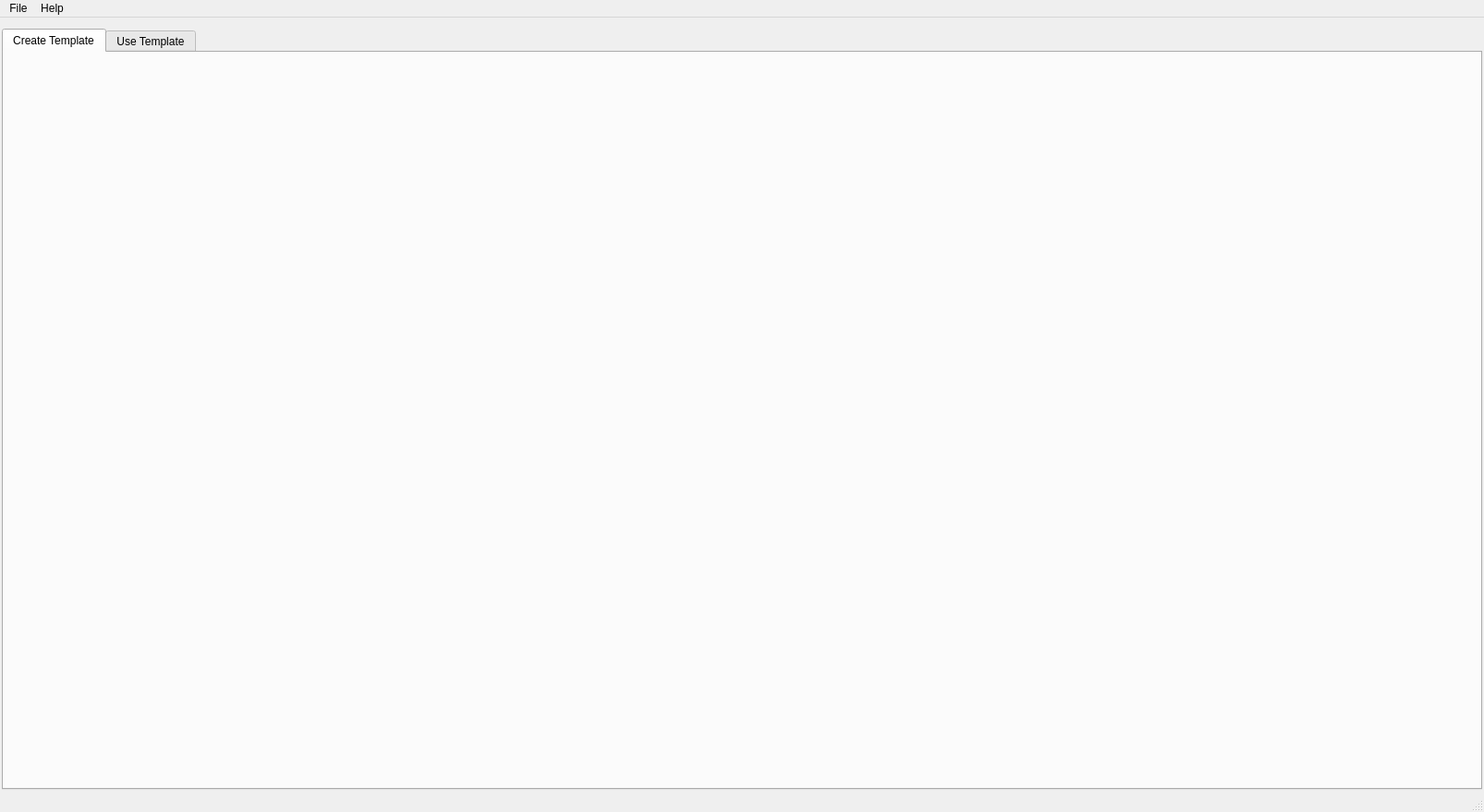
<?xml version="1.0" encoding="UTF-8"?>
<ui version="4.0">
 <class>MainWindow</class>
 <widget class="QMainWindow" name="MainWindow">
  <property name="geometry">
   <rect>
    <x>0</x>
    <y>0</y>
    <width>1606</width>
    <height>879</height>
   </rect>
  </property>
  <property name="minimumSize">
   <size>
    <width>0</width>
    <height>0</height>
   </size>
  </property>
  <property name="windowTitle">
   <string/>
  </property>
  <widget class="QWidget" name="centralwidget">
   <layout class="QGridLayout" name="gridLayout_4">
    <property name="leftMargin">
     <number>2</number>
    </property>
    <property name="topMargin">
     <number>12</number>
    </property>
    <property name="rightMargin">
     <number>2</number>
    </property>
    <property name="bottomMargin">
     <number>2</number>
    </property>
    <property name="spacing">
     <number>4</number>
    </property>
    <item row="0" column="1">
     <widget class="QTabWidget" name="tab_widget">
      <property name="currentIndex">
       <number>0</number>
      </property>
      <widget class="QWidget" name="CreateTemplateTab">
       <attribute name="title">
        <string>Create Template</string>
       </attribute>
       <layout class="QGridLayout" name="gridLayout_5">
        <property name="leftMargin">
         <number>0</number>
        </property>
        <property name="topMargin">
         <number>0</number>
        </property>
        <property name="rightMargin">
         <number>0</number>
        </property>
        <property name="bottomMargin">
         <number>0</number>
        </property>
        <property name="spacing">
         <number>-1</number>
        </property>
        <item row="0" column="0">
         <widget class="CreateTemplateWidget" name="create_template_widget" native="true"/>
        </item>
       </layout>
      </widget>
      <widget class="QWidget" name="UseTemplateTab">
       <attribute name="title">
        <string>Use Template</string>
       </attribute>
       <layout class="QGridLayout" name="gridLayout_3">
        <property name="leftMargin">
         <number>0</number>
        </property>
        <property name="topMargin">
         <number>0</number>
        </property>
        <property name="rightMargin">
         <number>0</number>
        </property>
        <property name="bottomMargin">
         <number>0</number>
        </property>
        <property name="spacing">
         <number>-1</number>
        </property>
        <item row="0" column="0">
         <widget class="UseTemplateWidget" name="use_template_widget" native="true"/>
        </item>
       </layout>
      </widget>
     </widget>
    </item>
   </layout>
  </widget>
  <widget class="QMenuBar" name="menubar">
   <property name="geometry">
    <rect>
     <x>0</x>
     <y>0</y>
     <width>1606</width>
     <height>24</height>
    </rect>
   </property>
   <widget class="QMenu" name="menuFile">
    <property name="title">
     <string>File</string>
    </property>
    <widget class="QMenu" name="menu_recent_templates">
     <property name="title">
      <string>Recent Templates</string>
     </property>
    </widget>
    <widget class="QMenu" name="menu_recent_packages">
     <property name="title">
      <string>Recent Packages</string>
     </property>
    </widget>
    <addaction name="actionOpen_Template"/>
    <addaction name="actionOpenPackage"/>
    <addaction name="separator"/>
    <addaction name="menu_recent_templates"/>
    <addaction name="menu_recent_packages"/>
    <addaction name="separator"/>
    <addaction name="actionSave_Template"/>
    <addaction name="actionSave_Package"/>
    <addaction name="separator"/>
    <addaction name="actionClose"/>
   </widget>
   <widget class="QMenu" name="menuHelp">
    <property name="title">
     <string>Help</string>
    </property>
    <addaction name="actionHelp"/>
    <addaction name="actionAbout"/>
   </widget>
   <addaction name="menuFile"/>
   <addaction name="menuHelp"/>
  </widget>
  <widget class="QStatusBar" name="statusbar"/>
  <action name="actionOpenPackage">
   <property name="enabled">
    <bool>true</bool>
   </property>
   <property name="text">
    <string>Open Package</string>
   </property>
   <property name="shortcut">
    <string>Ctrl+Shift+O</string>
   </property>
  </action>
  <action name="actionSave_Package">
   <property name="enabled">
    <bool>true</bool>
   </property>
   <property name="text">
    <string>Save Package</string>
   </property>
   <property name="shortcut">
    <string>Ctrl+Shift+S</string>
   </property>
  </action>
  <action name="actionSave_Package_As">
   <property name="enabled">
    <bool>true</bool>
   </property>
   <property name="text">
    <string>Save Package As</string>
   </property>
  </action>
  <action name="actionUse_Template">
   <property name="checkable">
    <bool>true</bool>
   </property>
   <property name="enabled">
    <bool>true</bool>
   </property>
   <property name="text">
    <string>Use Template</string>
   </property>
  </action>
  <action name="actionCreate_Template">
   <property name="checkable">
    <bool>true</bool>
   </property>
   <property name="checked">
    <bool>true</bool>
   </property>
   <property name="enabled">
    <bool>true</bool>
   </property>
   <property name="text">
    <string>Create Template</string>
   </property>
  </action>
  <action name="actionClose">
   <property name="text">
    <string>Close </string>
   </property>
  </action>
  <action name="actionHelp">
   <property name="text">
    <string>Help</string>
   </property>
   <property name="shortcut">
    <string>Ctrl+H</string>
   </property>
  </action>
  <action name="actionSave_Template">
   <property name="text">
    <string>Save Template</string>
   </property>
   <property name="shortcut">
    <string>Ctrl+S</string>
   </property>
  </action>
  <action name="actionOpen_Template">
   <property name="text">
    <string>Open Template</string>
   </property>
   <property name="shortcut">
    <string>Ctrl+O</string>
   </property>
  </action>
  <action name="actionPackages">
   <property name="checkable">
    <bool>true</bool>
   </property>
   <property name="checked">
    <bool>true</bool>
   </property>
   <property name="text">
    <string>Packages</string>
   </property>
  </action>
  <action name="actionAbout">
   <property name="text">
    <string>About</string>
   </property>
  </action>
  <action name="action_clear_recent_templates">
   <property name="text">
    <string>Clear Recent Templates</string>
   </property>
  </action>
  <action name="action_clear_recent_packages">
   <property name="text">
    <string>Clear Recent Packages</string>
   </property>
  </action>
 </widget>
 <customwidgets>
  <customwidget>
   <class>CreateTemplateWidget</class>
   <extends>QWidget</extends>
   <header location="global">createtemplatewidget</header>
   <container>1</container>
  </customwidget>
  <customwidget>
   <class>UseTemplateWidget</class>
   <extends>QWidget</extends>
   <header location="global">usetemplatewidget</header>
   <container>1</container>
  </customwidget>
 </customwidgets>
 <resources>
  <include location="../resources.qrc"/>
 </resources>
 <connections/>
</ui>
